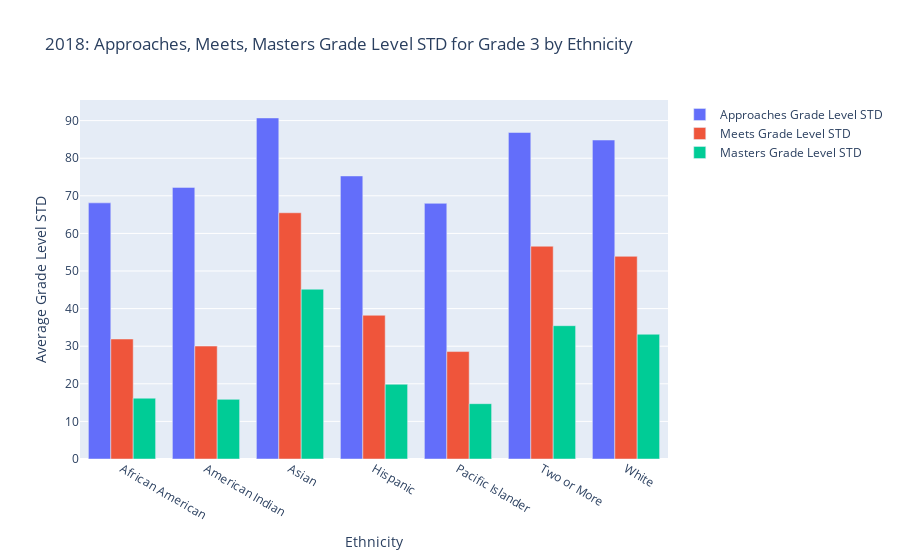

The code cell stored with this chart in its notebook:
### Code cell
import plotly.graph_objects as go

# Define ethnicities
ethnicities = ['African American', 'American Indian', 'Asian', 'Hispanic', 'Pacific Islander', 'Two or More', 'White']

# Define average values for Approaches Grade Level STD for Grade 3 by ethnicity (replace with your calculated values)
average_values_approaches = [average_value_appaa18, average_value_appai18, average_value_appa18, average_value_apph18, average_value_apppi18, average_value_app218, average_value_appw18]

# Create trace for Approaches Grade Level STD
trace_approaches = go.Bar(
    x=ethnicities,
    y=average_values_approaches,
    name='Approaches Grade Level STD'
)

# Define average values for Meets Grade Level STD for Grade 3 by ethnicity (replace with your calculated values)
average_values_meets = [average_value_meaa18, average_value_meai18, average_value_mea18, average_value_meh18, average_value_mepi18, average_value_me218, average_value_mew18]

# Create trace for Meets Grade Level STD
trace_meets = go.Bar(
    x=ethnicities,
    y=average_values_meets,
    name='Meets Grade Level STD'
)

# Define average values for Masters Grade Level STD for Grade 3 by ethnicity (replace with your calculated values)
average_values_masters = [average_value_maaa18, average_value_maai18, average_value_maa18, average_value_mah18, average_value_mapi18, average_value_ma218, average_value_maw18]

# Create trace for Masters Grade Level STD
trace_masters = go.Bar(
    x=ethnicities,
    y=average_values_masters,
    name='Masters Grade Level STD'
)

# Create data list
data = [trace_approaches, trace_meets, trace_masters]

# Define layout
layout = go.Layout(
    title='2018: Approaches, Meets, Masters Grade Level STD for Grade 3 by Ethnicity',
    xaxis=dict(title='Ethnicity'),
    yaxis=dict(title='Average Grade Level STD')
)

# Create figure
fig = go.Figure(data=data, layout=layout)

# Show figure
fig.show()

### Figure 1 — Plotly figure (JSON) as saved in the notebook; plotly's stock layout.template omitted (floating-point values rounded to 4 significant figures)
{"data": [{"name": "Approaches Grade Level STD", "type": "bar", "x": ["African American", "American Indian", "Asian", "Hispanic", "Pacific Islander", "Two or More", "White"], "y": [68.13, 72.24, 90.71, 75.28, 68, 86.84, 84.84]}, {"name": "Meets Grade Level STD", "type": "bar", "x": ["African American", "American Indian", "Asian", "Hispanic", "Pacific Islander", "Two or More", "White"], "y": [31.91, 30.03, 65.49, 38.22, 28.57, 56.59, 53.9]}, {"name": "Masters Grade Level STD", "type": "bar", "x": ["African American", "American Indian", "Asian", "Hispanic", "Pacific Islander", "Two or More", "White"], "y": [16.17, 15.86, 45.16, 19.87, 14.71, 35.45, 33.18]}], "layout": {"title": {"text": "2018: Approaches, Meets, Masters Grade Level STD for Grade 3 by Ethnicity"}, "xaxis": {"title": {"text": "Ethnicity"}}, "yaxis": {"title": {"text": "Average Grade Level STD"}}}}
